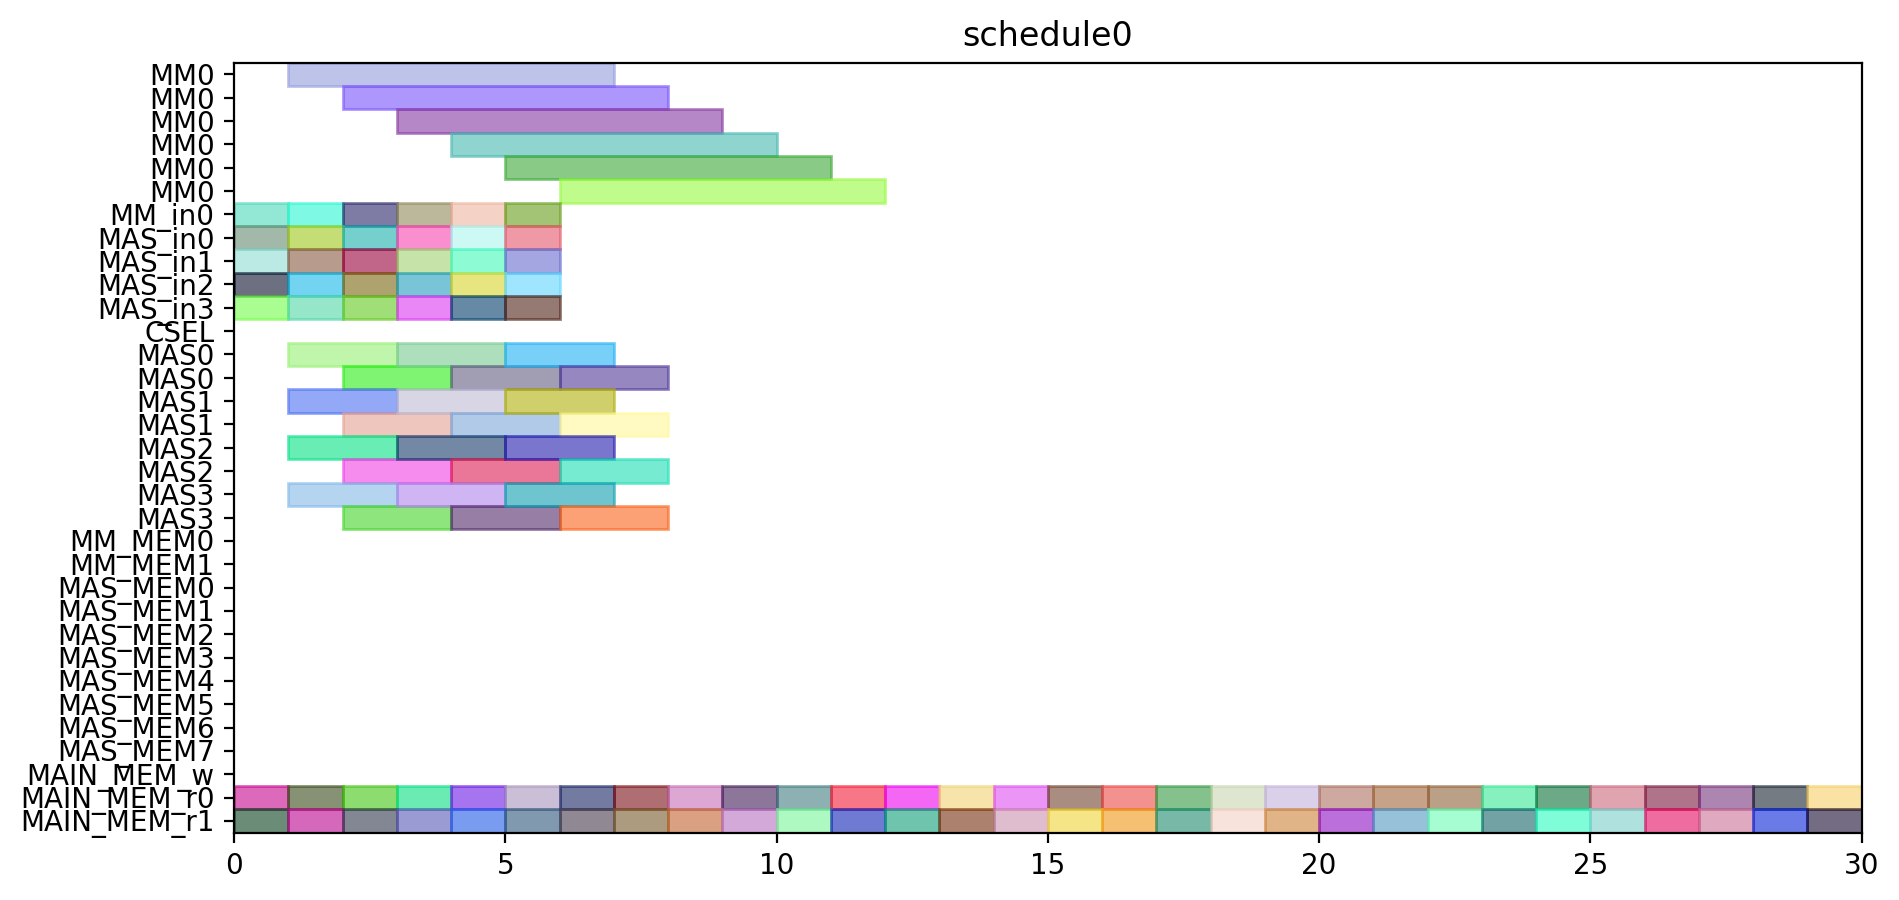

Reproduce this figure in Python.
from pyschedule import Scenario, solvers, plotters, alt


def solve():
	horizon = 149
	S = Scenario("schedule0", horizon=horizon)

	# resource
	MM = S.Resources('MM', num=1, size=6)
	MM_in = S.Resources('MM_in', num=1)
	MAS_in = S.Resources('MAS_in', num=4)
	CSEL = S.Resource('CSEL')
	MAS = S.Resources('MAS', num=4, size=2, periods=range(1, horizon))
	MM_MEM = S.Resources('MM_MEM', num=2)
	MAS_MEM = S.Resources('MAS_MEM', num=8)
	MAIN_MEM_w = S.Resource('MAIN_MEM_w', size=1)
	MAIN_MEM_r = S.Resources('MAIN_MEM_r', num=2)

	# result of previous scheduling

	# new tasks
	d_t0_a1_0 = S.Task('d_t0_a1_0', length=2, delay_cost=1)
	d_t0_a1_0 += alt(MAS)
	d_t0_a1_0_in = S.Task('d_t0_a1_0_in', length=1, delay_cost=1)
	d_t0_a1_0_in += alt(MAS_in)
	S += d_t0_a1_0_in*MAS_in[0]<=d_t0_a1_0*MAS[0]

	S += d_t0_a1_0_in*MAS_in[1]<=d_t0_a1_0*MAS[1]

	S += d_t0_a1_0_in*MAS_in[2]<=d_t0_a1_0*MAS[2]

	S += d_t0_a1_0_in*MAS_in[3]<=d_t0_a1_0*MAS[3]

	d_t0_a1_0_mem0 = S.Task('d_t0_a1_0_mem0', length=1, delay_cost=1)
	d_t0_a1_0_mem0 += MAIN_MEM_r[0]
	d_t0_a1_0_mem1 = S.Task('d_t0_a1_0_mem1', length=1, delay_cost=1)
	d_t0_a1_0_mem1 += MAIN_MEM_r[1]
	d_t0_a1_1 = S.Task('d_t0_a1_1', length=2, delay_cost=1)
	d_t0_a1_1 += alt(MAS)
	d_t0_a1_1_in = S.Task('d_t0_a1_1_in', length=1, delay_cost=1)
	d_t0_a1_1_in += alt(MAS_in)
	S += d_t0_a1_1_in*MAS_in[0]<=d_t0_a1_1*MAS[0]

	S += d_t0_a1_1_in*MAS_in[1]<=d_t0_a1_1*MAS[1]

	S += d_t0_a1_1_in*MAS_in[2]<=d_t0_a1_1*MAS[2]

	S += d_t0_a1_1_in*MAS_in[3]<=d_t0_a1_1*MAS[3]

	d_t0_a1_1_mem0 = S.Task('d_t0_a1_1_mem0', length=1, delay_cost=1)
	d_t0_a1_1_mem0 += MAIN_MEM_r[0]
	d_t0_a1_1_mem1 = S.Task('d_t0_a1_1_mem1', length=1, delay_cost=1)
	d_t0_a1_1_mem1 += MAIN_MEM_r[1]
	d_t0_t10 = S.Task('d_t0_t10', length=2, delay_cost=1)
	d_t0_t10 += alt(MAS)
	d_t0_t10_in = S.Task('d_t0_t10_in', length=1, delay_cost=1)
	d_t0_t10_in += alt(MAS_in)
	S += d_t0_t10_in*MAS_in[0]<=d_t0_t10*MAS[0]

	S += d_t0_t10_in*MAS_in[1]<=d_t0_t10*MAS[1]

	S += d_t0_t10_in*MAS_in[2]<=d_t0_t10*MAS[2]

	S += d_t0_t10_in*MAS_in[3]<=d_t0_t10*MAS[3]

	d_t0_t10_mem0 = S.Task('d_t0_t10_mem0', length=1, delay_cost=1)
	d_t0_t10_mem0 += MAIN_MEM_r[0]
	d_t0_t10_mem1 = S.Task('d_t0_t10_mem1', length=1, delay_cost=1)
	d_t0_t10_mem1 += MAIN_MEM_r[1]
	d_t0_t11 = S.Task('d_t0_t11', length=2, delay_cost=1)
	d_t0_t11 += alt(MAS)
	d_t0_t11_in = S.Task('d_t0_t11_in', length=1, delay_cost=1)
	d_t0_t11_in += alt(MAS_in)
	S += d_t0_t11_in*MAS_in[0]<=d_t0_t11*MAS[0]

	S += d_t0_t11_in*MAS_in[1]<=d_t0_t11*MAS[1]

	S += d_t0_t11_in*MAS_in[2]<=d_t0_t11*MAS[2]

	S += d_t0_t11_in*MAS_in[3]<=d_t0_t11*MAS[3]

	d_t0_t11_mem0 = S.Task('d_t0_t11_mem0', length=1, delay_cost=1)
	d_t0_t11_mem0 += MAIN_MEM_r[0]
	d_t0_t11_mem1 = S.Task('d_t0_t11_mem1', length=1, delay_cost=1)
	d_t0_t11_mem1 += MAIN_MEM_r[1]
	d_t0_t3_t0 = S.Task('d_t0_t3_t0', length=6, delay_cost=1)
	d_t0_t3_t0 += alt(MM)
	d_t0_t3_t0_in = S.Task('d_t0_t3_t0_in', length=1, delay_cost=1)
	d_t0_t3_t0_in += alt(MM_in)
	S += d_t0_t3_t0_in*MM_in[0]<=d_t0_t3_t0*MM[0]

	d_t0_t3_t0_mem0 = S.Task('d_t0_t3_t0_mem0', length=1, delay_cost=1)
	d_t0_t3_t0_mem0 += MAIN_MEM_r[0]
	d_t0_t3_t0_mem1 = S.Task('d_t0_t3_t0_mem1', length=1, delay_cost=1)
	d_t0_t3_t0_mem1 += MAIN_MEM_r[1]
	d_t0_t3_t1 = S.Task('d_t0_t3_t1', length=6, delay_cost=1)
	d_t0_t3_t1 += alt(MM)
	d_t0_t3_t1_in = S.Task('d_t0_t3_t1_in', length=1, delay_cost=1)
	d_t0_t3_t1_in += alt(MM_in)
	S += d_t0_t3_t1_in*MM_in[0]<=d_t0_t3_t1*MM[0]

	d_t0_t3_t1_mem0 = S.Task('d_t0_t3_t1_mem0', length=1, delay_cost=1)
	d_t0_t3_t1_mem0 += MAIN_MEM_r[0]
	d_t0_t3_t1_mem1 = S.Task('d_t0_t3_t1_mem1', length=1, delay_cost=1)
	d_t0_t3_t1_mem1 += MAIN_MEM_r[1]
	d_t0_t3_t2 = S.Task('d_t0_t3_t2', length=2, delay_cost=1)
	d_t0_t3_t2 += alt(MAS)
	d_t0_t3_t2_in = S.Task('d_t0_t3_t2_in', length=1, delay_cost=1)
	d_t0_t3_t2_in += alt(MAS_in)
	S += d_t0_t3_t2_in*MAS_in[0]<=d_t0_t3_t2*MAS[0]

	S += d_t0_t3_t2_in*MAS_in[1]<=d_t0_t3_t2*MAS[1]

	S += d_t0_t3_t2_in*MAS_in[2]<=d_t0_t3_t2*MAS[2]

	S += d_t0_t3_t2_in*MAS_in[3]<=d_t0_t3_t2*MAS[3]

	d_t0_t3_t2_mem0 = S.Task('d_t0_t3_t2_mem0', length=1, delay_cost=1)
	d_t0_t3_t2_mem0 += MAIN_MEM_r[0]
	d_t0_t3_t2_mem1 = S.Task('d_t0_t3_t2_mem1', length=1, delay_cost=1)
	d_t0_t3_t2_mem1 += MAIN_MEM_r[1]
	d_t0_t3_t3 = S.Task('d_t0_t3_t3', length=2, delay_cost=1)
	d_t0_t3_t3 += alt(MAS)
	d_t0_t3_t3_in = S.Task('d_t0_t3_t3_in', length=1, delay_cost=1)
	d_t0_t3_t3_in += alt(MAS_in)
	S += d_t0_t3_t3_in*MAS_in[0]<=d_t0_t3_t3*MAS[0]

	S += d_t0_t3_t3_in*MAS_in[1]<=d_t0_t3_t3*MAS[1]

	S += d_t0_t3_t3_in*MAS_in[2]<=d_t0_t3_t3*MAS[2]

	S += d_t0_t3_t3_in*MAS_in[3]<=d_t0_t3_t3*MAS[3]

	d_t0_t3_t3_mem0 = S.Task('d_t0_t3_t3_mem0', length=1, delay_cost=1)
	d_t0_t3_t3_mem0 += MAIN_MEM_r[0]
	d_t0_t3_t3_mem1 = S.Task('d_t0_t3_t3_mem1', length=1, delay_cost=1)
	d_t0_t3_t3_mem1 += MAIN_MEM_r[1]
	d_t1_a1_0 = S.Task('d_t1_a1_0', length=2, delay_cost=1)
	d_t1_a1_0 += alt(MAS)
	d_t1_a1_0_in = S.Task('d_t1_a1_0_in', length=1, delay_cost=1)
	d_t1_a1_0_in += alt(MAS_in)
	S += d_t1_a1_0_in*MAS_in[0]<=d_t1_a1_0*MAS[0]

	S += d_t1_a1_0_in*MAS_in[1]<=d_t1_a1_0*MAS[1]

	S += d_t1_a1_0_in*MAS_in[2]<=d_t1_a1_0*MAS[2]

	S += d_t1_a1_0_in*MAS_in[3]<=d_t1_a1_0*MAS[3]

	d_t1_a1_0_mem0 = S.Task('d_t1_a1_0_mem0', length=1, delay_cost=1)
	d_t1_a1_0_mem0 += MAIN_MEM_r[0]
	d_t1_a1_0_mem1 = S.Task('d_t1_a1_0_mem1', length=1, delay_cost=1)
	d_t1_a1_0_mem1 += MAIN_MEM_r[1]
	d_t1_a1_1 = S.Task('d_t1_a1_1', length=2, delay_cost=1)
	d_t1_a1_1 += alt(MAS)
	d_t1_a1_1_in = S.Task('d_t1_a1_1_in', length=1, delay_cost=1)
	d_t1_a1_1_in += alt(MAS_in)
	S += d_t1_a1_1_in*MAS_in[0]<=d_t1_a1_1*MAS[0]

	S += d_t1_a1_1_in*MAS_in[1]<=d_t1_a1_1*MAS[1]

	S += d_t1_a1_1_in*MAS_in[2]<=d_t1_a1_1*MAS[2]

	S += d_t1_a1_1_in*MAS_in[3]<=d_t1_a1_1*MAS[3]

	d_t1_a1_1_mem0 = S.Task('d_t1_a1_1_mem0', length=1, delay_cost=1)
	d_t1_a1_1_mem0 += MAIN_MEM_r[0]
	d_t1_a1_1_mem1 = S.Task('d_t1_a1_1_mem1', length=1, delay_cost=1)
	d_t1_a1_1_mem1 += MAIN_MEM_r[1]
	d_t1_t10 = S.Task('d_t1_t10', length=2, delay_cost=1)
	d_t1_t10 += alt(MAS)
	d_t1_t10_in = S.Task('d_t1_t10_in', length=1, delay_cost=1)
	d_t1_t10_in += alt(MAS_in)
	S += d_t1_t10_in*MAS_in[0]<=d_t1_t10*MAS[0]

	S += d_t1_t10_in*MAS_in[1]<=d_t1_t10*MAS[1]

	S += d_t1_t10_in*MAS_in[2]<=d_t1_t10*MAS[2]

	S += d_t1_t10_in*MAS_in[3]<=d_t1_t10*MAS[3]

	d_t1_t10_mem0 = S.Task('d_t1_t10_mem0', length=1, delay_cost=1)
	d_t1_t10_mem0 += MAIN_MEM_r[0]
	d_t1_t10_mem1 = S.Task('d_t1_t10_mem1', length=1, delay_cost=1)
	d_t1_t10_mem1 += MAIN_MEM_r[1]
	d_t1_t11 = S.Task('d_t1_t11', length=2, delay_cost=1)
	d_t1_t11 += alt(MAS)
	d_t1_t11_in = S.Task('d_t1_t11_in', length=1, delay_cost=1)
	d_t1_t11_in += alt(MAS_in)
	S += d_t1_t11_in*MAS_in[0]<=d_t1_t11*MAS[0]

	S += d_t1_t11_in*MAS_in[1]<=d_t1_t11*MAS[1]

	S += d_t1_t11_in*MAS_in[2]<=d_t1_t11*MAS[2]

	S += d_t1_t11_in*MAS_in[3]<=d_t1_t11*MAS[3]

	d_t1_t11_mem0 = S.Task('d_t1_t11_mem0', length=1, delay_cost=1)
	d_t1_t11_mem0 += MAIN_MEM_r[0]
	d_t1_t11_mem1 = S.Task('d_t1_t11_mem1', length=1, delay_cost=1)
	d_t1_t11_mem1 += MAIN_MEM_r[1]
	d_t1_t3_t0 = S.Task('d_t1_t3_t0', length=6, delay_cost=1)
	d_t1_t3_t0 += alt(MM)
	d_t1_t3_t0_in = S.Task('d_t1_t3_t0_in', length=1, delay_cost=1)
	d_t1_t3_t0_in += alt(MM_in)
	S += d_t1_t3_t0_in*MM_in[0]<=d_t1_t3_t0*MM[0]

	d_t1_t3_t0_mem0 = S.Task('d_t1_t3_t0_mem0', length=1, delay_cost=1)
	d_t1_t3_t0_mem0 += MAIN_MEM_r[0]
	d_t1_t3_t0_mem1 = S.Task('d_t1_t3_t0_mem1', length=1, delay_cost=1)
	d_t1_t3_t0_mem1 += MAIN_MEM_r[1]
	d_t1_t3_t1 = S.Task('d_t1_t3_t1', length=6, delay_cost=1)
	d_t1_t3_t1 += alt(MM)
	d_t1_t3_t1_in = S.Task('d_t1_t3_t1_in', length=1, delay_cost=1)
	d_t1_t3_t1_in += alt(MM_in)
	S += d_t1_t3_t1_in*MM_in[0]<=d_t1_t3_t1*MM[0]

	d_t1_t3_t1_mem0 = S.Task('d_t1_t3_t1_mem0', length=1, delay_cost=1)
	d_t1_t3_t1_mem0 += MAIN_MEM_r[0]
	d_t1_t3_t1_mem1 = S.Task('d_t1_t3_t1_mem1', length=1, delay_cost=1)
	d_t1_t3_t1_mem1 += MAIN_MEM_r[1]
	d_t1_t3_t2 = S.Task('d_t1_t3_t2', length=2, delay_cost=1)
	d_t1_t3_t2 += alt(MAS)
	d_t1_t3_t2_in = S.Task('d_t1_t3_t2_in', length=1, delay_cost=1)
	d_t1_t3_t2_in += alt(MAS_in)
	S += d_t1_t3_t2_in*MAS_in[0]<=d_t1_t3_t2*MAS[0]

	S += d_t1_t3_t2_in*MAS_in[1]<=d_t1_t3_t2*MAS[1]

	S += d_t1_t3_t2_in*MAS_in[2]<=d_t1_t3_t2*MAS[2]

	S += d_t1_t3_t2_in*MAS_in[3]<=d_t1_t3_t2*MAS[3]

	d_t1_t3_t2_mem0 = S.Task('d_t1_t3_t2_mem0', length=1, delay_cost=1)
	d_t1_t3_t2_mem0 += MAIN_MEM_r[0]
	d_t1_t3_t2_mem1 = S.Task('d_t1_t3_t2_mem1', length=1, delay_cost=1)
	d_t1_t3_t2_mem1 += MAIN_MEM_r[1]
	d_t1_t3_t3 = S.Task('d_t1_t3_t3', length=2, delay_cost=1)
	d_t1_t3_t3 += alt(MAS)
	d_t1_t3_t3_in = S.Task('d_t1_t3_t3_in', length=1, delay_cost=1)
	d_t1_t3_t3_in += alt(MAS_in)
	S += d_t1_t3_t3_in*MAS_in[0]<=d_t1_t3_t3*MAS[0]

	S += d_t1_t3_t3_in*MAS_in[1]<=d_t1_t3_t3*MAS[1]

	S += d_t1_t3_t3_in*MAS_in[2]<=d_t1_t3_t3*MAS[2]

	S += d_t1_t3_t3_in*MAS_in[3]<=d_t1_t3_t3*MAS[3]

	d_t1_t3_t3_mem0 = S.Task('d_t1_t3_t3_mem0', length=1, delay_cost=1)
	d_t1_t3_t3_mem0 += MAIN_MEM_r[0]
	d_t1_t3_t3_mem1 = S.Task('d_t1_t3_t3_mem1', length=1, delay_cost=1)
	d_t1_t3_t3_mem1 += MAIN_MEM_r[1]
	d_t2_a1_0 = S.Task('d_t2_a1_0', length=2, delay_cost=1)
	d_t2_a1_0 += alt(MAS)
	d_t2_a1_0_in = S.Task('d_t2_a1_0_in', length=1, delay_cost=1)
	d_t2_a1_0_in += alt(MAS_in)
	S += d_t2_a1_0_in*MAS_in[0]<=d_t2_a1_0*MAS[0]

	S += d_t2_a1_0_in*MAS_in[1]<=d_t2_a1_0*MAS[1]

	S += d_t2_a1_0_in*MAS_in[2]<=d_t2_a1_0*MAS[2]

	S += d_t2_a1_0_in*MAS_in[3]<=d_t2_a1_0*MAS[3]

	d_t2_a1_0_mem0 = S.Task('d_t2_a1_0_mem0', length=1, delay_cost=1)
	d_t2_a1_0_mem0 += MAIN_MEM_r[0]
	d_t2_a1_0_mem1 = S.Task('d_t2_a1_0_mem1', length=1, delay_cost=1)
	d_t2_a1_0_mem1 += MAIN_MEM_r[1]
	d_t2_a1_1 = S.Task('d_t2_a1_1', length=2, delay_cost=1)
	d_t2_a1_1 += alt(MAS)
	d_t2_a1_1_in = S.Task('d_t2_a1_1_in', length=1, delay_cost=1)
	d_t2_a1_1_in += alt(MAS_in)
	S += d_t2_a1_1_in*MAS_in[0]<=d_t2_a1_1*MAS[0]

	S += d_t2_a1_1_in*MAS_in[1]<=d_t2_a1_1*MAS[1]

	S += d_t2_a1_1_in*MAS_in[2]<=d_t2_a1_1*MAS[2]

	S += d_t2_a1_1_in*MAS_in[3]<=d_t2_a1_1*MAS[3]

	d_t2_a1_1_mem0 = S.Task('d_t2_a1_1_mem0', length=1, delay_cost=1)
	d_t2_a1_1_mem0 += MAIN_MEM_r[0]
	d_t2_a1_1_mem1 = S.Task('d_t2_a1_1_mem1', length=1, delay_cost=1)
	d_t2_a1_1_mem1 += MAIN_MEM_r[1]
	d_t2_t10 = S.Task('d_t2_t10', length=2, delay_cost=1)
	d_t2_t10 += alt(MAS)
	d_t2_t10_in = S.Task('d_t2_t10_in', length=1, delay_cost=1)
	d_t2_t10_in += alt(MAS_in)
	S += d_t2_t10_in*MAS_in[0]<=d_t2_t10*MAS[0]

	S += d_t2_t10_in*MAS_in[1]<=d_t2_t10*MAS[1]

	S += d_t2_t10_in*MAS_in[2]<=d_t2_t10*MAS[2]

	S += d_t2_t10_in*MAS_in[3]<=d_t2_t10*MAS[3]

	d_t2_t10_mem0 = S.Task('d_t2_t10_mem0', length=1, delay_cost=1)
	d_t2_t10_mem0 += MAIN_MEM_r[0]
	d_t2_t10_mem1 = S.Task('d_t2_t10_mem1', length=1, delay_cost=1)
	d_t2_t10_mem1 += MAIN_MEM_r[1]
	d_t2_t11 = S.Task('d_t2_t11', length=2, delay_cost=1)
	d_t2_t11 += alt(MAS)
	d_t2_t11_in = S.Task('d_t2_t11_in', length=1, delay_cost=1)
	d_t2_t11_in += alt(MAS_in)
	S += d_t2_t11_in*MAS_in[0]<=d_t2_t11*MAS[0]

	S += d_t2_t11_in*MAS_in[1]<=d_t2_t11*MAS[1]

	S += d_t2_t11_in*MAS_in[2]<=d_t2_t11*MAS[2]

	S += d_t2_t11_in*MAS_in[3]<=d_t2_t11*MAS[3]

	d_t2_t11_mem0 = S.Task('d_t2_t11_mem0', length=1, delay_cost=1)
	d_t2_t11_mem0 += MAIN_MEM_r[0]
	d_t2_t11_mem1 = S.Task('d_t2_t11_mem1', length=1, delay_cost=1)
	d_t2_t11_mem1 += MAIN_MEM_r[1]
	d_t2_t3_t0 = S.Task('d_t2_t3_t0', length=6, delay_cost=1)
	d_t2_t3_t0 += alt(MM)
	d_t2_t3_t0_in = S.Task('d_t2_t3_t0_in', length=1, delay_cost=1)
	d_t2_t3_t0_in += alt(MM_in)
	S += d_t2_t3_t0_in*MM_in[0]<=d_t2_t3_t0*MM[0]

	d_t2_t3_t0_mem0 = S.Task('d_t2_t3_t0_mem0', length=1, delay_cost=1)
	d_t2_t3_t0_mem0 += MAIN_MEM_r[0]
	d_t2_t3_t0_mem1 = S.Task('d_t2_t3_t0_mem1', length=1, delay_cost=1)
	d_t2_t3_t0_mem1 += MAIN_MEM_r[1]
	d_t2_t3_t1 = S.Task('d_t2_t3_t1', length=6, delay_cost=1)
	d_t2_t3_t1 += alt(MM)
	d_t2_t3_t1_in = S.Task('d_t2_t3_t1_in', length=1, delay_cost=1)
	d_t2_t3_t1_in += alt(MM_in)
	S += d_t2_t3_t1_in*MM_in[0]<=d_t2_t3_t1*MM[0]

	d_t2_t3_t1_mem0 = S.Task('d_t2_t3_t1_mem0', length=1, delay_cost=1)
	d_t2_t3_t1_mem0 += MAIN_MEM_r[0]
	d_t2_t3_t1_mem1 = S.Task('d_t2_t3_t1_mem1', length=1, delay_cost=1)
	d_t2_t3_t1_mem1 += MAIN_MEM_r[1]
	d_t2_t3_t2 = S.Task('d_t2_t3_t2', length=2, delay_cost=1)
	d_t2_t3_t2 += alt(MAS)
	d_t2_t3_t2_in = S.Task('d_t2_t3_t2_in', length=1, delay_cost=1)
	d_t2_t3_t2_in += alt(MAS_in)
	S += d_t2_t3_t2_in*MAS_in[0]<=d_t2_t3_t2*MAS[0]

	S += d_t2_t3_t2_in*MAS_in[1]<=d_t2_t3_t2*MAS[1]

	S += d_t2_t3_t2_in*MAS_in[2]<=d_t2_t3_t2*MAS[2]

	S += d_t2_t3_t2_in*MAS_in[3]<=d_t2_t3_t2*MAS[3]

	d_t2_t3_t2_mem0 = S.Task('d_t2_t3_t2_mem0', length=1, delay_cost=1)
	d_t2_t3_t2_mem0 += MAIN_MEM_r[0]
	d_t2_t3_t2_mem1 = S.Task('d_t2_t3_t2_mem1', length=1, delay_cost=1)
	d_t2_t3_t2_mem1 += MAIN_MEM_r[1]
	d_t2_t3_t3 = S.Task('d_t2_t3_t3', length=2, delay_cost=1)
	d_t2_t3_t3 += alt(MAS)
	d_t2_t3_t3_in = S.Task('d_t2_t3_t3_in', length=1, delay_cost=1)
	d_t2_t3_t3_in += alt(MAS_in)
	S += d_t2_t3_t3_in*MAS_in[0]<=d_t2_t3_t3*MAS[0]

	S += d_t2_t3_t3_in*MAS_in[1]<=d_t2_t3_t3*MAS[1]

	S += d_t2_t3_t3_in*MAS_in[2]<=d_t2_t3_t3*MAS[2]

	S += d_t2_t3_t3_in*MAS_in[3]<=d_t2_t3_t3*MAS[3]

	d_t2_t3_t3_mem0 = S.Task('d_t2_t3_t3_mem0', length=1, delay_cost=1)
	d_t2_t3_t3_mem0 += MAIN_MEM_r[0]
	d_t2_t3_t3_mem1 = S.Task('d_t2_t3_t3_mem1', length=1, delay_cost=1)
	d_t2_t3_t3_mem1 += MAIN_MEM_r[1]
	d_t3000 = S.Task('d_t3000', length=2, delay_cost=1)
	d_t3000 += alt(MAS)
	d_t3000_in = S.Task('d_t3000_in', length=1, delay_cost=1)
	d_t3000_in += alt(MAS_in)
	S += d_t3000_in*MAS_in[0]<=d_t3000*MAS[0]

	S += d_t3000_in*MAS_in[1]<=d_t3000*MAS[1]

	S += d_t3000_in*MAS_in[2]<=d_t3000*MAS[2]

	S += d_t3000_in*MAS_in[3]<=d_t3000*MAS[3]

	d_t3000_mem0 = S.Task('d_t3000_mem0', length=1, delay_cost=1)
	d_t3000_mem0 += MAIN_MEM_r[0]
	d_t3000_mem1 = S.Task('d_t3000_mem1', length=1, delay_cost=1)
	d_t3000_mem1 += MAIN_MEM_r[1]
	d_t3001 = S.Task('d_t3001', length=2, delay_cost=1)
	d_t3001 += alt(MAS)
	d_t3001_in = S.Task('d_t3001_in', length=1, delay_cost=1)
	d_t3001_in += alt(MAS_in)
	S += d_t3001_in*MAS_in[0]<=d_t3001*MAS[0]

	S += d_t3001_in*MAS_in[1]<=d_t3001*MAS[1]

	S += d_t3001_in*MAS_in[2]<=d_t3001*MAS[2]

	S += d_t3001_in*MAS_in[3]<=d_t3001*MAS[3]

	d_t3001_mem0 = S.Task('d_t3001_mem0', length=1, delay_cost=1)
	d_t3001_mem0 += MAIN_MEM_r[0]
	d_t3001_mem1 = S.Task('d_t3001_mem1', length=1, delay_cost=1)
	d_t3001_mem1 += MAIN_MEM_r[1]
	d_t3010 = S.Task('d_t3010', length=2, delay_cost=1)
	d_t3010 += alt(MAS)
	d_t3010_in = S.Task('d_t3010_in', length=1, delay_cost=1)
	d_t3010_in += alt(MAS_in)
	S += d_t3010_in*MAS_in[0]<=d_t3010*MAS[0]

	S += d_t3010_in*MAS_in[1]<=d_t3010*MAS[1]

	S += d_t3010_in*MAS_in[2]<=d_t3010*MAS[2]

	S += d_t3010_in*MAS_in[3]<=d_t3010*MAS[3]

	d_t3010_mem0 = S.Task('d_t3010_mem0', length=1, delay_cost=1)
	d_t3010_mem0 += MAIN_MEM_r[0]
	d_t3010_mem1 = S.Task('d_t3010_mem1', length=1, delay_cost=1)
	d_t3010_mem1 += MAIN_MEM_r[1]
	d_t3011 = S.Task('d_t3011', length=2, delay_cost=1)
	d_t3011 += alt(MAS)
	d_t3011_in = S.Task('d_t3011_in', length=1, delay_cost=1)
	d_t3011_in += alt(MAS_in)
	S += d_t3011_in*MAS_in[0]<=d_t3011*MAS[0]

	S += d_t3011_in*MAS_in[1]<=d_t3011*MAS[1]

	S += d_t3011_in*MAS_in[2]<=d_t3011*MAS[2]

	S += d_t3011_in*MAS_in[3]<=d_t3011*MAS[3]

	d_t3011_mem0 = S.Task('d_t3011_mem0', length=1, delay_cost=1)
	d_t3011_mem0 += MAIN_MEM_r[0]
	d_t3011_mem1 = S.Task('d_t3011_mem1', length=1, delay_cost=1)
	d_t3011_mem1 += MAIN_MEM_r[1]
	d_t4000 = S.Task('d_t4000', length=2, delay_cost=1)
	d_t4000 += alt(MAS)
	d_t4000_in = S.Task('d_t4000_in', length=1, delay_cost=1)
	d_t4000_in += alt(MAS_in)
	S += d_t4000_in*MAS_in[0]<=d_t4000*MAS[0]

	S += d_t4000_in*MAS_in[1]<=d_t4000*MAS[1]

	S += d_t4000_in*MAS_in[2]<=d_t4000*MAS[2]

	S += d_t4000_in*MAS_in[3]<=d_t4000*MAS[3]

	d_t4000_mem0 = S.Task('d_t4000_mem0', length=1, delay_cost=1)
	d_t4000_mem0 += MAIN_MEM_r[0]
	d_t4000_mem1 = S.Task('d_t4000_mem1', length=1, delay_cost=1)
	d_t4000_mem1 += MAIN_MEM_r[1]
	d_t4001 = S.Task('d_t4001', length=2, delay_cost=1)
	d_t4001 += alt(MAS)
	d_t4001_in = S.Task('d_t4001_in', length=1, delay_cost=1)
	d_t4001_in += alt(MAS_in)
	S += d_t4001_in*MAS_in[0]<=d_t4001*MAS[0]

	S += d_t4001_in*MAS_in[1]<=d_t4001*MAS[1]

	S += d_t4001_in*MAS_in[2]<=d_t4001*MAS[2]

	S += d_t4001_in*MAS_in[3]<=d_t4001*MAS[3]

	d_t4001_mem0 = S.Task('d_t4001_mem0', length=1, delay_cost=1)
	d_t4001_mem0 += MAIN_MEM_r[0]
	d_t4001_mem1 = S.Task('d_t4001_mem1', length=1, delay_cost=1)
	d_t4001_mem1 += MAIN_MEM_r[1]
	solvers.mip.solve(S,msg=1,kind='CPLEX',ratio_gap=1.01)

	solution = [['hoge']*len(S.solution()[1]) for i in range(len(S.solution()))]
	for i in range(len(S.solution())):
		for j in range(len(S.solution()[i])):
			solution[i][j]=str(S.solution()[i][j])
	print(solution)

	cycles = int(solution[-1][3])

	pic_file_name = "/home/mfukuda/ABE/multiRAM_multiMAS_16mux/scheduling_result/stage6MM1_stage2MAS4/FP12_LADDERMUL/schedule0.png"
	if(S.solution() != []):
		plotters.matplotlib.plot(S,img_filename=pic_file_name, show_task_labels=False, fig_size=(cycles*0.25+3, 5))

	return solution
